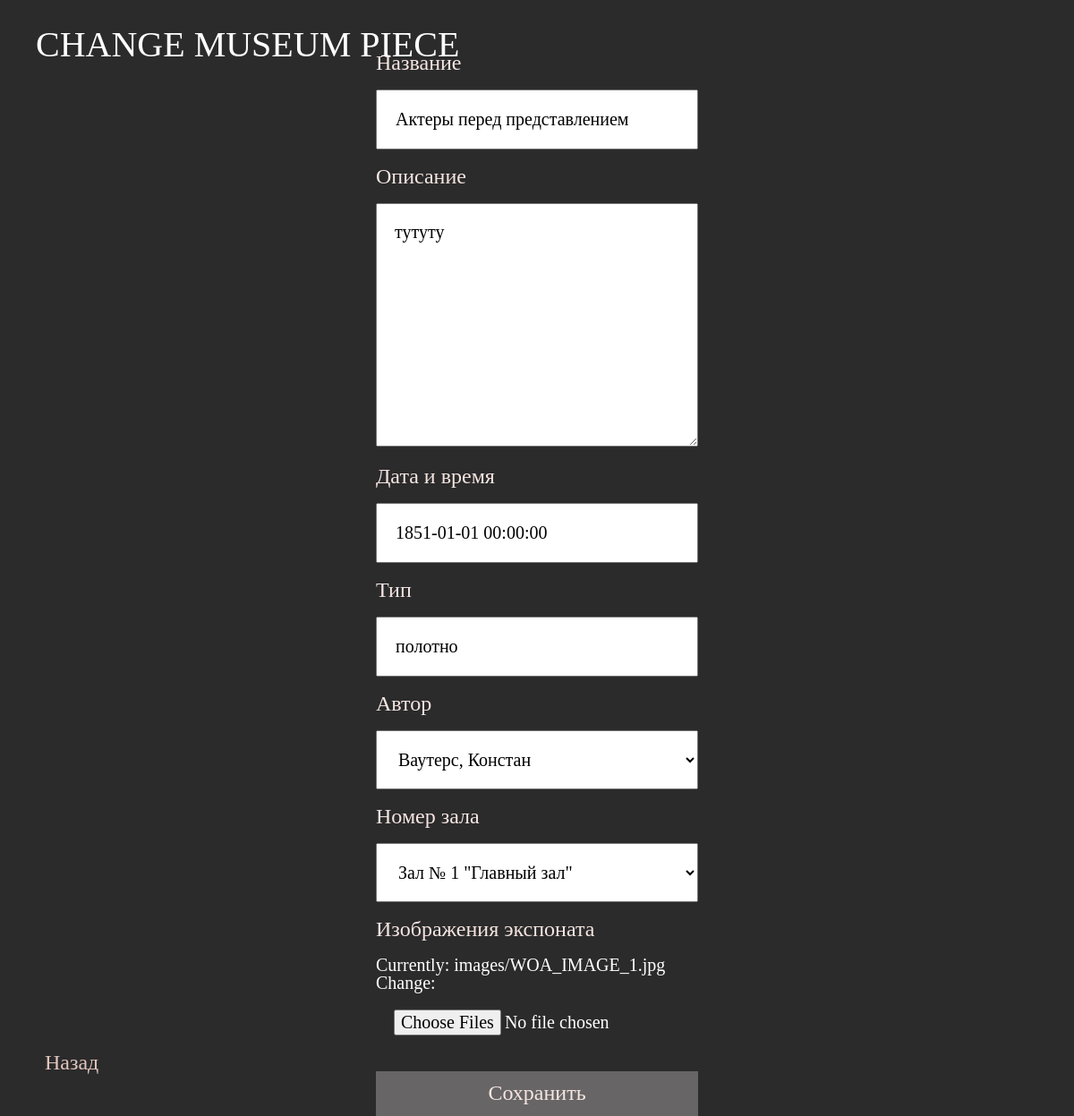
/gallery/19/change_piece/, run on the app's committed database.
### gallery/models.py (models this page shows, shortened)
class Museum_piece(models.Model): # экспонат
    piece_name = models.CharField(verbose_name='Название', max_length=1000)
    description = models.TextField(verbose_name='Описание', blank=True, null = True)
    date_of_creation = models.DateField(verbose_name='Дата создания', auto_now_add=False, blank=True, null = True)
    piece_type = models.TextField(verbose_name='Тип экспоната', blank=True, null = True)
    author_id = models.ForeignKey(Author, verbose_name='Автор', default=None, on_delete=models.CASCADE)
    hall_id = models.ForeignKey(Hall, verbose_name='Зал', default=None, on_delete=models.CASCADE)
    class Meta:
        verbose_name = 'Экспонат'
        verbose_name_plural = 'Экспонат'

class Images(models.Model):
    piece = models.ForeignKey(Museum_piece, default=None, on_delete=models.CASCADE)
    image = models.ImageField(upload_to='images/')

### gallery/views.py (the view, shortened to what this page needs)
# urls.py: path('<int:piece_id>/change_piece/', views.PieceChange.as_view(), name='change_piece'),
class PieceChange(View):
    def get(self, request: WSGIRequest, piece_id):
        piece = Museum_piece.objects.get(id=piece_id)
        images = Images.objects.all()
        select_images = []
        for image in images:
            if image.piece.id == piece_id:
                select_images.append(image)
        context = {}
        context['piece'] = piece
        context['select_images'] = select_images
        context['piece_id'] = piece_id
        form = Museum_pieceForm(instance=piece)
        if len(select_images) != 0:
            form_images = ImagesForm(instance=select_images[0])
        else: form_images = ImagesForm()
        context = {}
        context['form'] = form
        context['form_images'] = form_images
        return render(request, 'gallery/change_piece.html', context)

### gallery/forms.py
class Museum_pieceForm(ModelForm):
    class Meta:
        model = Museum_piece
        fields = ['piece_name', 'description', 'date_of_creation', 'piece_type', 'author_id', 'hall_id']
        widgets = {'piece_name': TextInput(attrs={
            'class': 'form_input',
            'placeholder': 'piece_name',
            'required': True
            }),
            'description': Textarea(attrs={
                'class': 'form_input',
                'placeholder': 'description',
                'required': True
            }),
            'date_of_creation': DateTimeInput( attrs={
                    'class': 'form_input',
                    'placeholder': '31/01/2022 11:11',
                    'required': True
            }),
            'piece_type': TextInput(attrs={
                'class': 'form_input',
                'placeholder': 'type',
                'required': True
            }),
            'author_id': Select(attrs={
                'class': 'form_input',
                'required': False,
            }),
            'hall_id': Select(attrs={
                'class': 'form_input',
                'required': True
            })
        }

class ImagesForm(ModelForm):
    class Meta:
        model = Images
        fields = ['image']
        widgets = {'image': ClearableFileInput(
                    attrs={
                        'multiple': True,
                        'class': 'form_input',
                        'placeholder': 'images',
                        'required': False
                    })}

### gallery/models.py (called while the page is built)
    def __str__(self):
        return f'{self.full_name}'

    def __str__(self):
        return f'Зал № {self.hall_number} "{self.title}"'

### gallery/templates/gallery/change_piece.html (shortened to what this page needs)
<!DOCTYPE html>
{% load static %}
<html lang="en">
<head>
    <link rel="stylesheet" href="{% static 'css/normalize.css'%}" type="text/css">
    <link rel="stylesheet" href="{% static 'css/stylee.css'%}" type="text/css">
    <link rel="stylesheet" href="{% static 'css/fs.css'%}" type="text/css">
</head>
<body>
    <header class="header">
        <span class="header_title">Change museum piece</span>
    </header>
    <main>
        <section class="add_exhibition">
            <div class="container add_exhibition_container">
                <form action=" " method="post" class="add_exhibition_form form" enctype="multipart/form-data">
                    <ul class="list-reset form_list">
                        <li class="form_item">
                            <p class="form_title">Название</p>
                             {{ form.piece_name }}
                        </li>
                        <li class="form_item">
                            <p class="form_title">Описание</p>
                             {{ form.description }}
                        </li>
                        <li class="form_item">
                            <p class="form_title">Дата и время</p>
                             {{ form.date_of_creation }}
                        </li>
                        <li class="form_item">
                            <p class="form_title">Тип</p>
                             {{ form.piece_type }}
                        </li>
                        <li class="form_item">
                            <p class="form_title">Автор</p>
                             {{ form.author_id }}
                        </li>
                        <li class="form_item">
                            <p class="form_title">Номер зала</p>
                             {{ form.hall_id }}
                        </li>
                        <li class="form_item">
                            <p class="form_title">Изображения экспоната</p>
                             {{ form_images.image }}
                        </li>
                    </ul>
                    <button type="submit"  class="btn input_btn btn-reset">Сохранить</button>
                </form>
                <a href="../../" class="btn btn-reset btn-back">Назад</a>
            </div>
        </section>
    </main>
</body>
</html>

### gallery/static/css/stylee.css (style rules this page uses)
html { box-sizing: border-box; }
*, *::before, *::after { box-sizing: inherit; }
a { color: inherit; text-decoration: none; }
:root { --color-light: #fff; --color-dark: #07060B; --color-pink: #e3c6bc; --color-pink-light: #f6e6e1; --color-grey: #2b2b2c; --color-grey-light: #9d9c9c; --color-grey-dark: #676566; }
body { position: relative; background-color: var(--color-grey); color: var(--color-light); font-size: 20px; line-height: 20px; }
.header { padding-top: 40px; padding-left: 40px; padding-right: 40px; display: flex; }
.header_title { text-transform: uppercase; padding-right: 140px; font-size: 40px; }
.list-reset { padding: 0; margin: 0; list-style: none; }
.btn { border: none; padding: 0; background-color: transparent; cursor: pointer; }

### gallery/static/css/fs.css (style rules this page uses)
:root { --color-light: #fff; --color-dark: #07060B; --color-pink: #e3c6bc; --color-pink-light: #f6e6e1; --color-grey: #2b2b2c; --color-grey-light: #9d9c9c; --color-grey-dark: #676566; }
.form { display: flex; flex-direction: column; align-items: center; }
.form_list { width: 30%; }
.form_input { margin-bottom: 20px; padding: 20px; width: 100%; transition: background-color .3s ease-in-out, color .3s ease-in-out; }
.form_title { margin: 0; font-size: 24px; margin-bottom: 20px; color: var(--color-pink-light); }
.input_btn, .form_btn { width: 30%; padding: 5px 20px; height: 50px; text-align: center; font-size: 24px; background-color: var(--color-grey-dark); color: var(--color-pink-light); transition: background-color .3s ease-in-out, color .3s ease-in-out, border .3s ease-in-out; }
.btn-back { position: fixed; left: 50px; bottom: 50px; font-size: 24px; transition: border-bottom .3s ease-in-out; color: var(--color-pink); }
.header { display: flex; justify-content: space-between; padding-right: 40px; }

### data on the page
Museum_piece: piece_name "Актеры перед представлением", description "тутуту", date_of_creation "1851-01-01 00:00:00", piece_type "полотно", author_id "Ваутерс, Констан", hall_id "Зал № 1 \"Главный зал\""
